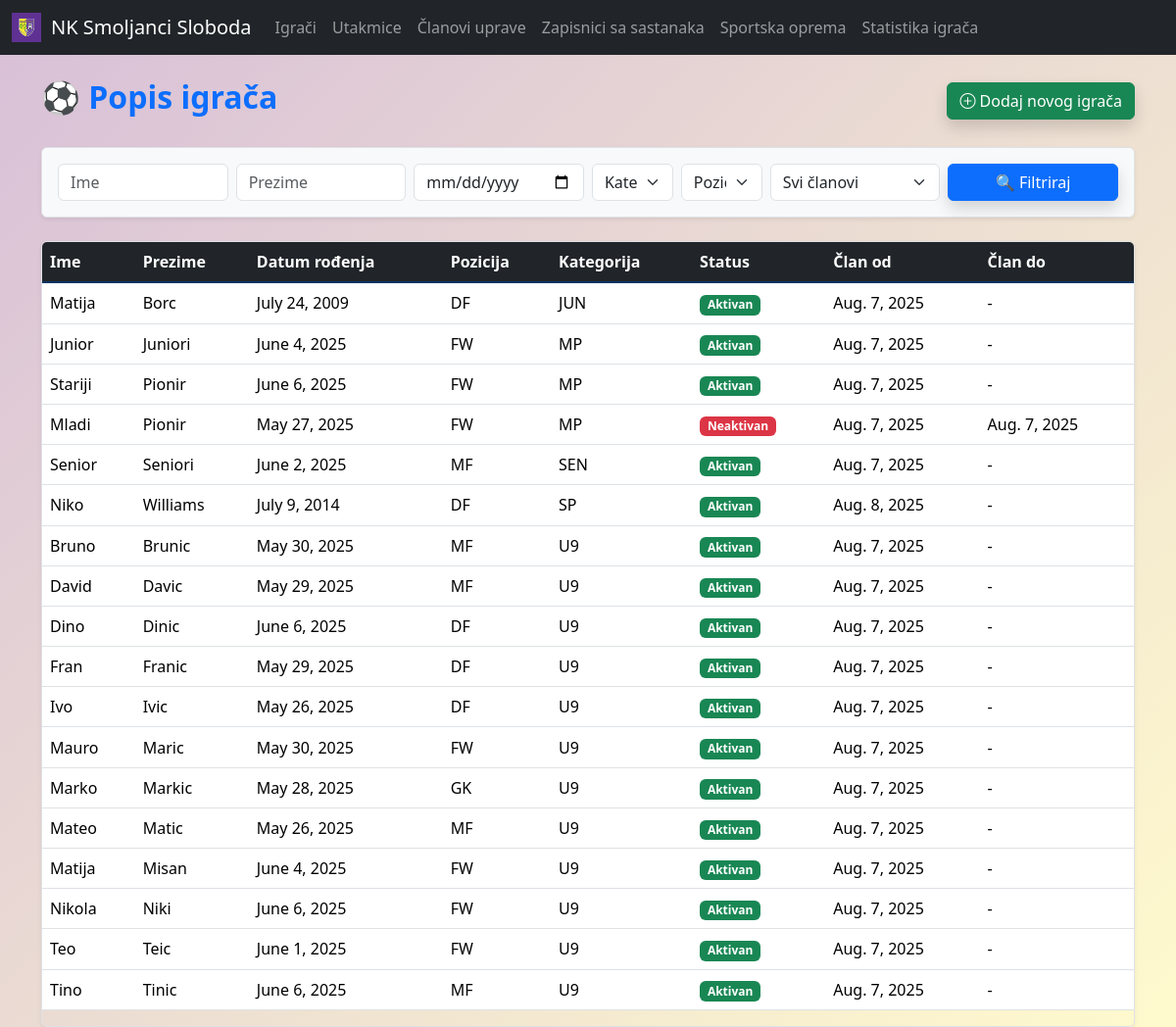
Screenshot of /players/ with the database file from the repository.
### main/models.py (models this page shows, shortened)
class Player(models.Model):
    first_name = models.CharField(max_length=50)
    last_name = models.CharField(max_length=50)
    date_of_birth = models.DateField()
    position = models.CharField(max_length=2, choices=POSITIONS)
    category = models.CharField(max_length=3, choices=CATEGORIES, null=True, blank=True)
    goals = models.PositiveIntegerField(default=0)
    assists = models.PositiveIntegerField(default=0)
    yellow_cards = models.PositiveIntegerField(default=0)
    red_cards = models.PositiveIntegerField(default=0)
    appearances = models.PositiveIntegerField(default=0)
    is_active_member = models.BooleanField(default=True, verbose_name='Aktivan član')
    member_since = models.DateField(default=date.today, verbose_name='Član od')
    member_until = models.DateField(blank=True, null=True, verbose_name='Član do')

### main/views.py (the view)
# urls.py: path("players/", views.player_list, name="player_list"),
def player_list(request):
    players = Player.objects.all().order_by('category', 'last_name')
    category = request.GET.get('category')
    first_name = request.GET.get('first_name')
    last_name = request.GET.get('last_name')
    dob = request.GET.get('date_of_birth')
    position = request.GET.get('position')
    status = request.GET.get('status')  # Dodano za filtriranje po statusu
    if category:
        players = players.filter(category=category)
    if first_name:
        players = players.filter(first_name__icontains=first_name)
    if last_name:
        players = players.filter(last_name__icontains=last_name)
    if dob:
        players = players.filter(date_of_birth=dob)
    if position:
        players = players.filter(position=position)
    if status == 'active':
        players = players.filter(is_active_member=True)
    elif status == 'inactive':
        players = players.filter(is_active_member=False)
    return render(request, 'main/players/player_list.html', {
        'players': players,
        'filter_values': {
            'category': category,
            'first_name': first_name,
            'last_name': last_name,
            'date_of_birth': dob,
            'position': position,
            'status': status,
        },
        'categories': CATEGORIES,
        'positions': POSITIONS,
    })

### templates/main/players/player_list.html (shortened to what this page needs)
{% extends 'main/base.html' %}
{% block content %}
<div class="container my-4">
  <div class="d-flex justify-content-between align-items-center mb-4">
    <h2 class="fw-bold text-primary">⚽ Popis igrača</h2>
    <a class="btn btn-success shadow" href="{% url 'main:player_create' %}">
      <i class="bi bi-plus-circle"></i> Dodaj novog igrača
    </a>
  </div>
  <form method="get" class="p-3 mb-4 rounded shadow-sm border bg-light">
    <div class="row g-2">
      <div class="col-md-2">
        <input type="text" class="form-control" name="first_name" placeholder="Ime"
          value="{{ filter_values.first_name|default_if_none:'' }}">
      </div>
      <div class="col-md-2">
        <input type="text" class="form-control" name="last_name" placeholder="Prezime"
          value="{{ filter_values.last_name|default_if_none:'' }}">
      </div>
      <div class="col-md-2">
        <input type="date" class="form-control" name="date_of_birth" value="{{ filter_values.date_of_birth }}">
      </div>
      <div class="col-md-1">
        <select class="form-select" name="category">
          <option value="">Kategorije</option>
        </select>
      </div>
      <div class="col-md-1">
        <select class="form-select" name="position">
          <option value="">Pozicije</option>
        </select>
      </div>
      <div class="col-md-2">
        <select class="form-select" name="status">
          <option value="">Svi članovi</option>
        </select>
      </div>
      <div class="col-md-2">
        <button type="submit" class="btn btn-primary w-100 shadow">🔍 Filtriraj</button>
      </div>
    </div>
  </form>
  <div class="table-responsive shadow-sm rounded border">
    <table class="table table-hover align-middle">
      <thead class="table-dark">
        <tr>
          <th>Ime</th>
          <th>Prezime</th>
          <th>Datum rođenja</th>
          <th>Pozicija</th>
          <th>Kategorija</th>
          <th>Status</th>
          <th>Član od</th>
          <th>Član do</th>
        </tr>
      </thead>
      <tbody class="table-group-divider">
        {% for player in players %}
        <tr class="table-row-clickable" data-href="{% url 'main:player_detail' player.id %}">
          <td>{{ player.first_name }}</td>
          <td>{{ player.last_name }}</td>
          <td>{{ player.date_of_birth }}</td>
          <td>{{ player.position }}</td>
          <td>{{ player.category }}</td>
          <td>
            {% if player.is_active_member %}
              <span class="badge bg-success">Aktivan</span>
            {% else %}
              <span class="badge bg-danger">Neaktivan</span>
            {% endif %}
          </td>
          <td>{{ player.member_since|default:"-" }}</td>
          <td>{{ player.member_until|default:"-" }}</td>
        </tr>
        {% empty %}
        <tr>
          <td colspan="8" class="text-center text-muted py-4">
            Nema pronađenih igrača. 😕
          </td>
        </tr>
        {% endfor %}
      </tbody>
    </table>
  </div>
</div>
{% endblock %}

### templates/main/base.html (style rules this page uses)
html, body { height: 100%; margin: 0; background: linear-gradient(135deg, #d8bfd8, #fffacd); background-repeat: no-repeat; background-size: cover; background-attachment: fixed; font-family: "Segoe UI", Tahoma, Geneva, Verdana, sans-serif; color: #003366; }

### rows the page displays
Player: first_name "Matija", last_name "Borc", date_of_birth "July 24, 2009", position "DF", category "JUN", is_active_member "Aktivan", member_since "Aug. 7, 2025", member_until "-"
Player: first_name "Junior", last_name "Juniori", date_of_birth "June 4, 2025", position "FW", category "MP", is_active_member "Aktivan", member_since "Aug. 7, 2025", member_until "-"
Player: first_name "Stariji", last_name "Pionir", date_of_birth "June 6, 2025", position "FW", category "MP", is_active_member "Aktivan", member_since "Aug. 7, 2025", member_until "-"
Player: first_name "Mladi", last_name "Pionir", date_of_birth "May 27, 2025", position "FW", category "MP", is_active_member "Neaktivan", member_since "Aug. 7, 2025", member_until "Aug. 7, 2025"
Player: first_name "Senior", last_name "Seniori", date_of_birth "June 2, 2025", position "MF", category "SEN", is_active_member "Aktivan", member_since "Aug. 7, 2025", member_until "-"
Player: first_name "Niko", last_name "Williams", date_of_birth "July 9, 2014", position "DF", category "SP", is_active_member "Aktivan", member_since "Aug. 8, 2025", member_until "-"
Player: first_name "Bruno", last_name "Brunic", date_of_birth "May 30, 2025", position "MF", category "U9", is_active_member "Aktivan", member_since "Aug. 7, 2025", member_until "-"
Player: first_name "David", last_name "Davic", date_of_birth "May 29, 2025", position "MF", category "U9", is_active_member "Aktivan", member_since "Aug. 7, 2025", member_until "-"
Player: first_name "Dino", last_name "Dinic", date_of_birth "June 6, 2025", position "DF", category "U9", is_active_member "Aktivan", member_since "Aug. 7, 2025", member_until "-"
Player: first_name "Fran", last_name "Franic", date_of_birth "May 29, 2025", position "DF", category "U9", is_active_member "Aktivan", member_since "Aug. 7, 2025", member_until "-"
Player: first_name "Ivo", last_name "Ivic", date_of_birth "May 26, 2025", position "DF", category "U9", is_active_member "Aktivan", member_since "Aug. 7, 2025", member_until "-"
Player: first_name "Mauro", last_name "Maric", date_of_birth "May 30, 2025", position "FW", category "U9", is_active_member "Aktivan", member_since "Aug. 7, 2025", member_until "-"
Player: first_name "Marko", last_name "Markic", date_of_birth "May 28, 2025", position "GK", category "U9", is_active_member "Aktivan", member_since "Aug. 7, 2025", member_until "-"
Player: first_name "Mateo", last_name "Matic", date_of_birth "May 26, 2025", position "MF", category "U9", is_active_member "Aktivan", member_since "Aug. 7, 2025", member_until "-"
Player: first_name "Matija", last_name "Misan", date_of_birth "June 4, 2025", position "FW", category "U9", is_active_member "Aktivan", member_since "Aug. 7, 2025", member_until "-"
Player: first_name "Nikola", last_name "Niki", date_of_birth "June 6, 2025", position "FW", category "U9", is_active_member "Aktivan", member_since "Aug. 7, 2025", member_until "-"
Player: first_name "Teo", last_name "Teic", date_of_birth "June 1, 2025", position "FW", category "U9", is_active_member "Aktivan", member_since "Aug. 7, 2025", member_until "-"
Player: first_name "Tino", last_name "Tinic", date_of_birth "June 6, 2025", position "MF", category "U9", is_active_member "Aktivan", member_since "Aug. 7, 2025", member_until "-"
